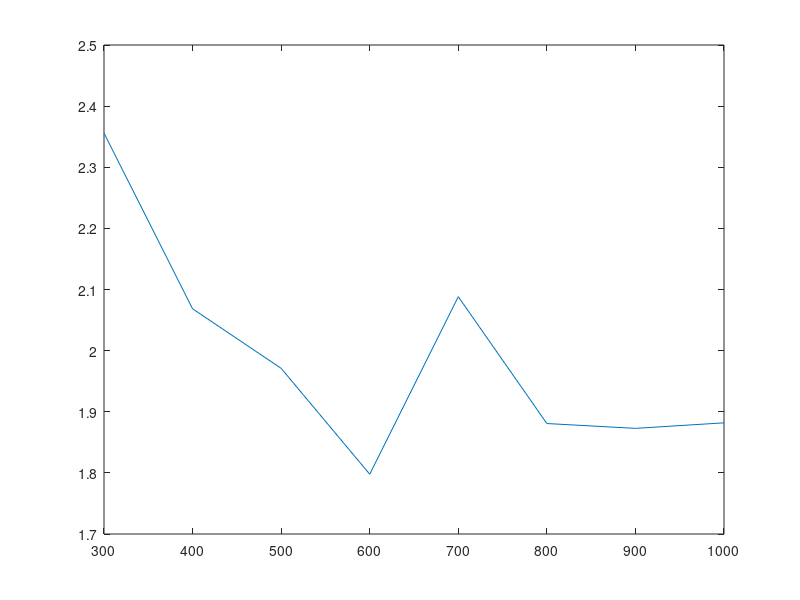

MATLAB code for this plot:
clear;
clc;

for n = 300:100:1000
    % συμπλήρωση μιας μη τετραγωνικής μήτρας Α και
    % ενός διανύσματος b με τυχαίους αριθμούς
    % με την ελπίδα ότι η A'*A δεν είναι ιδιάζουσα
    m = n+1;          % ή m = 3*n+1, ή κάτι άλλο (πειραματιστείτε μόνοι σας!!)
    A = randn(m,n);
    b = randn(m,1);

    % επίλυση και εύρεση χρόνων εκτέλεσης:
    % πρώτα με τον τρόπο του MATLAB που
    % βασίζεται στην παραγοντοποίηση QR
    t0 = cputime;
    xqr = A \ b;
    temp = cputime;
    tqr(n/100-2) = temp - t0;

    % κατόπιν με τη χρήση των κανονικών εξισώσεων
    t0 = temp;
    B = A'*A; y = A'*b;
    xne = B \ y;
    temp = cputime;
    tne(n/100-2) = temp - t0;
end

ratio = tqr./tne;
plot(300:100:1000, ratio)